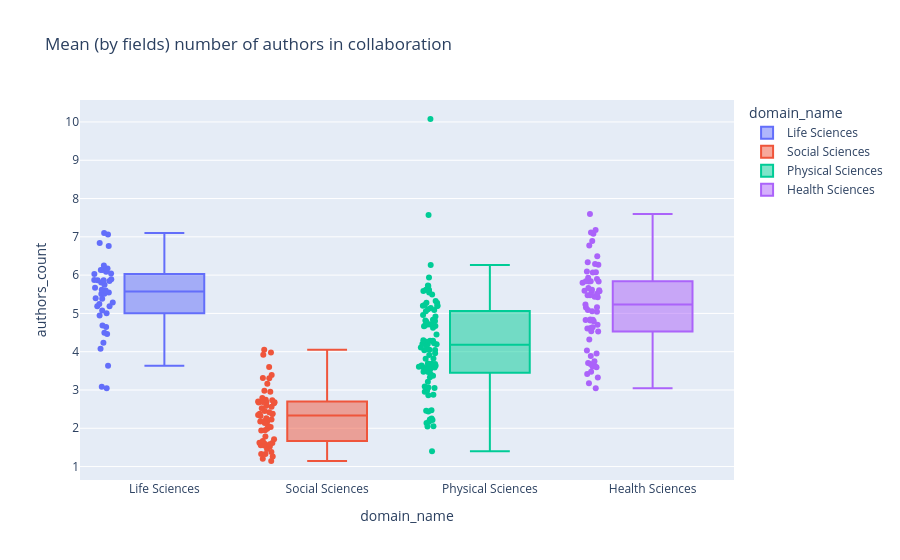

The notebook cell this image was saved under:
### Code cell
px.box(
    (
        df_count_authors_subfields.sort_values("authors_count")
        .groupby(["subfield_id", "subfield_name", "field_name", "domain_name"], as_index=False)
        .authors_count
        .mean()
    ),
    points="all",
    x="domain_name",
    y="authors_count",
    color="domain_name",
    hover_data=["subfield_id", "subfield_name", "field_name", "domain_name"],
    title="Mean (by fields) number of authors in collaboration"
)

### Figure 1 — Plotly figure (JSON) as saved in the notebook; plotly's stock layout.template omitted (floating-point values rounded to 4 significant figures; data arrays with more than 128 entries replaced by an {"elided": "..."} marker saying what was removed)
{"data": [{"alignmentgroup": "True", "boxpoints": "all", "customdata": [[1100, "General Agricultural and Biological Sciences", "Agricultural and Biological Sciences"], [1102, "Agronomy and Crop Science", "Agricultural and Biological Sciences"], [1103, "Animal Science and Zoology", "Agricultural and Biological Sciences"], [1104, "Aquatic Science", "Agricultural and Biological Sciences"], [1105, "Ecology, Evolution, Behavior and Systematics", "Agricultural and Biological Sciences"], [1106, "Food Science", "Agricultural and Biological Sciences"], [1107, "Forestry", "Agricultural and Biological Sciences"], [1108, "Horticulture", "Agricultural and Biological Sciences"], [1109, "Insect Science", "Agricultural and Biological Sciences"], [1110, "Plant Science", "Agricultural and Biological Sciences"], [1111, "Soil Science", "Agricultural and Biological Sciences"], [1302, "Aging", "Biochemistry, Genetics and Molecular Biology"], [1303, "Biochemistry", "Biochemistry, Genetics and Molecular Biology"], [1304, "Biophysics", "Biochemistry, Genetics and Molecular Biology"], [1305, "Biotechnology", "Biochemistry, Genetics and Molecular Biology"], [1306, "Cancer Research", "Biochemistry, Genetics and Molecular Biology"], [1307, "Cell Biology", "Biochemistry, Genetics and Molecular Biology"], [1308, "Clinical Biochemistry", "Biochemistry, Genetics and Molecular Biology"], [1309, "Developmental Biology", "Biochemistry, Genetics and Molecular Biology"], [1310, "Endocrinology", "Biochemistry, Genetics and Molecular Biology"], [1311, "Genetics", "Biochemistry, Genetics and Molecular Biology"], [1312, "Molecular Biology", "Biochemistry, Genetics and Molecular Biology"], [1313, "Molecular Medicine", "Biochemistry, Genetics and Molecular Biology"], [1314, "Physiology", "Biochemistry, Genetics and Molecular Biology"], [1315, "Structural Biology", "Biochemistry, Genetics and Molecular Biology"], [2402, "Applied Microbiology and Biotechnology", "Immunology and Microbiology"], [2403, "Immunology", "Immunology and Microbiology"], [2404, "Microbiology", "Immunology and Microbiology"], [2405, "Parasitology", "Immunology and Microbiology"], [2406, "Virology", "Immunology and Microbiology"], [2802, "Behavioral Neuroscience", "Neuroscience"], [2803, "Biological Psychiatry", "Neuroscience"], [2804, "Cellular and Molecular Neuroscience", "Neuroscience"], [2805, "Cognitive Neuroscience", "Neuroscience"], [2806, "Developmental Neuroscience", "Neuroscience"], [2807, "Endocrine and Autonomic Systems", "Neuroscience"], [2808, "Neurology", "Neuroscience"], [2809, "Sensory Systems", "Neuroscience"], [3002, "Drug Discovery", "Pharmacology, Toxicology and Pharmaceutics"], [3003, "Pharmaceutical Science", "Pharmacology, Toxicology and Pharmaceutics"], [3004, "Pharmacology", "Pharmacology, Toxicology and Pharmaceutics"], [3005, "Toxicology", "Pharmacology, Toxicology and Pharmaceutics"]], "hovertemplate": "domain_name=%{x}<br>authors_count=%{y}<br>subfield_id=%{customdata[0]}<br>subfield_name=%{customdata[1]}<br>field_name=%{customdata[2]}<extra></extra>", "legendgroup": "Life Sciences", "marker": {"color": "#636efa"}, "name": "Life Sciences", "notched": false, "offsetgroup": "Life Sciences", "orientation": "v", "showlegend": true, "x": ["Life Sciences", "Life Sciences", "Life Sciences", "Life Sciences", "Life Sciences", "Life Sciences", "Life Sciences", "Life Sciences", "Life Sciences", "Life Sciences", "Life Sciences", "Life Sciences", "Life Sciences", "Life Sciences", "Life Sciences", "Life Sciences", "Life Sciences", "Life Sciences", "Life Sciences", "Life Sciences", "Life Sciences", "Life Sciences", "Life Sciences", "Life Sciences", "Life Sciences", "Life Sciences", "Life Sciences", "Life Sciences", "Life Sciences", "Life Sciences", "Life Sciences", "Life Sciences", "Life Sciences", "Life Sciences", "Life Sciences", "Life Sciences", "Life Sciences", "Life Sciences", "Life Sciences", "Life Sciences", "Life Sciences", "Life Sciences"], "x0": " ", "xaxis": "x", "y": [3.044, 5.007, 5.509, 4.643, 4.076, 4.497, 3.636, 5.074, 4.944, 5.187, 4.684, 5.548, 6.136, 5.384, 5.512, 7.103, 5.868, 5.892, 4.233, 5.808, 5.863, 6.249, 6.17, 5.872, 5.246, 5.619, 7.058, 6.04, 6.026, 6.758, 5.751, 6.838, 6.133, 4.463, 6.085, 5.672, 5.845, 5.598, 3.086, 5.187, 5.395, 5.283], "y0": " ", "yaxis": "y", "type": "box"}, {"alignmentgroup": "True", "boxpoints": "all", "customdata": {"elided": "58x3 mixed values"}, "hovertemplate": "domain_name=%{x}<br>authors_count=%{y}<br>subfield_id=%{customdata[0]}<br>subfield_name=%{customdata[1]}<br>field_name=%{customdata[2]}<extra></extra>", "legendgroup": "Social Sciences", "marker": {"color": "#EF553B"}, "name": "Social Sciences", "notched": false, "offsetgroup": "Social Sciences", "orientation": "v", "showlegend": true, "x": ["Social Sciences", "Social Sciences", "Social Sciences", "Social Sciences", "Social Sciences", "Social Sciences", "Social Sciences", "Social Sciences", "Social Sciences", "Social Sciences", "Social Sciences", "Social Sciences", "Social Sciences", "Social Sciences", "Social Sciences", "Social Sciences", "Social Sciences", "Social Sciences", "Social Sciences", "Social Sciences", "Social Sciences", "Social Sciences", "Social Sciences", "Social Sciences", "Social Sciences", "Social Sciences", "Social Sciences", "Social Sciences", "Social Sciences", "Social Sciences", "Social Sciences", "Social Sciences", "Social Sciences", "Social Sciences", "Social Sciences", "Social Sciences", "Social Sciences", "Social Sciences", "Social Sciences", "Social Sciences", "Social Sciences", "Social Sciences", "Social Sciences", "Social Sciences", "Social Sciences", "Social Sciences", "Social Sciences", "Social Sciences", "Social Sciences", "Social Sciences", "Social Sciences", "Social Sciences", "Social Sciences", "Social Sciences", "Social Sciences", "Social Sciences", "Social Sciences", "Social Sciences"], "x0": " ", "xaxis": "x", "y": [1.145, 1.328, 1.714, 2.322, 1.204, 2.381, 1.265, 1.604, 1.615, 1.524, 1.557, 1.33, 1.457, 2.454, 2.348, 2.697, 2.704, 2.672, 2.73, 2.525, 2.375, 1.377, 2.685, 2.979, 2.79, 3.316, 2.141, 2.678, 2.42, 1.582, 3.982, 3.919, 2.957, 3.598, 3.304, 3.16, 1.942, 2.38, 2.036, 2.561, 2.232, 4.051, 2.653, 1.988, 2.058, 1.624, 2.677, 2.261, 3.392, 1.548, 2.19, 1.787, 2.745, 2.588, 2.175, 1.665, 2.183, 1.951], "y0": " ", "yaxis": "y", "type": "box"}, {"alignmentgroup": "True", "boxpoints": "all", "customdata": {"elided": "89x3 mixed values"}, "hovertemplate": "domain_name=%{x}<br>authors_count=%{y}<br>subfield_id=%{customdata[0]}<br>subfield_name=%{customdata[1]}<br>field_name=%{customdata[2]}<extra></extra>", "legendgroup": "Physical Sciences", "marker": {"color": "#00cc96"}, "name": "Physical Sciences", "notched": false, "offsetgroup": "Physical Sciences", "orientation": "v", "showlegend": true, "x": ["Physical Sciences", "Physical Sciences", "Physical Sciences", "Physical Sciences", "Physical Sciences", "Physical Sciences", "Physical Sciences", "Physical Sciences", "Physical Sciences", "Physical Sciences", "Physical Sciences", "Physical Sciences", "Physical Sciences", "Physical Sciences", "Physical Sciences", "Physical Sciences", "Physical Sciences", "Physical Sciences", "Physical Sciences", "Physical Sciences", "Physical Sciences", "Physical Sciences", "Physical Sciences", "Physical Sciences", "Physical Sciences", "Physical Sciences", "Physical Sciences", "Physical Sciences", "Physical Sciences", "Physical Sciences", "Physical Sciences", "Physical Sciences", "Physical Sciences", "Physical Sciences", "Physical Sciences", "Physical Sciences", "Physical Sciences", "Physical Sciences", "Physical Sciences", "Physical Sciences", "Physical Sciences", "Physical Sciences", "Physical Sciences", "Physical Sciences", "Physical Sciences", "Physical Sciences", "Physical Sciences", "Physical Sciences", "Physical Sciences", "Physical Sciences", "Physical Sciences", "Physical Sciences", "Physical Sciences", "Physical Sciences", "Physical Sciences", "Physical Sciences", "Physical Sciences", "Physical Sciences", "Physical Sciences", "Physical Sciences", "Physical Sciences", "Physical Sciences", "Physical Sciences", "Physical Sciences", "Physical Sciences", "Physical Sciences", "Physical Sciences", "Physical Sciences", "Physical Sciences", "Physical Sciences", "Physical Sciences", "Physical Sciences", "Physical Sciences", "Physical Sciences", "Physical Sciences", "Physical Sciences", "Physical Sciences", "Physical Sciences", "Physical Sciences", "Physical Sciences", "Physical Sciences", "Physical Sciences", "Physical Sciences", "Physical Sciences", "Physical Sciences", "Physical Sciences", "Physical Sciences", "Physical Sciences", "Physical Sciences"], "x0": " ", "xaxis": "x", "y": [4.711, 5.623, 2.878, 4.284, 4.222, 5.588, 4.674, 4.801, 5.608, 5.089, 5.937, 5.216, 3.59, 3.334, 2.469, 3.474, 3.066, 3.912, 3.823, 3.469, 2.988, 3.605, 3.37, 4.717, 4.035, 4.78, 3.594, 4.818, 4.183, 4.065, 2.218, 2.226, 3.959, 3.089, 4.302, 5.62, 3.531, 4.112, 4.049, 5.2, 3.818, 3.676, 3.582, 4.956, 3.402, 4.452, 4.195, 4.046, 3.684, 3.593, 3.69, 2.14, 4.625, 4.836, 7.568, 4.203, 4.289, 5.27, 3.054, 4.195, 5.199, 4.258, 4.664, 3.632, 5.492, 5.321, 5.716, 5.547, 4.92, 5.053, 5.142, 2.053, 2.455, 3.218, 2.253, 2.173, 2.049, 3.639, 2.436, 2.861, 1.401, 5.195, 5.728, 5.278, 5.106, 10.08, 4.683, 6.261, 2.955], "y0": " ", "yaxis": "y", "type": "box"}, {"alignmentgroup": "True", "boxpoints": "all", "customdata": {"elided": "63x3 mixed values"}, "hovertemplate": "domain_name=%{x}<br>authors_count=%{y}<br>subfield_id=%{customdata[0]}<br>subfield_name=%{customdata[1]}<br>field_name=%{customdata[2]}<extra></extra>", "legendgroup": "Health Sciences", "marker": {"color": "#ab63fa"}, "name": "Health Sciences", "notched": false, "offsetgroup": "Health Sciences", "orientation": "v", "showlegend": true, "x": ["Health Sciences", "Health Sciences", "Health Sciences", "Health Sciences", "Health Sciences", "Health Sciences", "Health Sciences", "Health Sciences", "Health Sciences", "Health Sciences", "Health Sciences", "Health Sciences", "Health Sciences", "Health Sciences", "Health Sciences", "Health Sciences", "Health Sciences", "Health Sciences", "Health Sciences", "Health Sciences", "Health Sciences", "Health Sciences", "Health Sciences", "Health Sciences", "Health Sciences", "Health Sciences", "Health Sciences", "Health Sciences", "Health Sciences", "Health Sciences", "Health Sciences", "Health Sciences", "Health Sciences", "Health Sciences", "Health Sciences", "Health Sciences", "Health Sciences", "Health Sciences", "Health Sciences", "Health Sciences", "Health Sciences", "Health Sciences", "Health Sciences", "Health Sciences", "Health Sciences", "Health Sciences", "Health Sciences", "Health Sciences", "Health Sciences", "Health Sciences", "Health Sciences", "Health Sciences", "Health Sciences", "Health Sciences", "Health Sciences", "Health Sciences", "Health Sciences", "Health Sciences", "Health Sciences", "Health Sciences", "Health Sciences", "Health Sciences", "Health Sciences"], "x0": " ", "xaxis": "x", "y": [3.613, 4.831, 5.474, 6.338, 5.801, 4.841, 5.161, 5.477, 5.565, 6.097, 4.798, 5.608, 7.175, 5.838, 3.593, 7.594, 7.083, 5.838, 5.929, 7.114, 5.087, 6.074, 6.293, 5.834, 6.891, 5.435, 4.833, 6.068, 6.27, 4.608, 5.59, 5.899, 5.621, 5.046, 6.49, 5.58, 5.511, 5.421, 5.831, 5.663, 6.771, 5.156, 3.177, 3.047, 5.235, 3.956, 4.525, 4.815, 4.318, 4.622, 4.701, 5.057, 3.677, 4.639, 4.532, 3.708, 3.419, 3.324, 3.627, 3.752, 3.478, 3.885, 4.031], "y0": " ", "yaxis": "y", "type": "box"}], "layout": {"xaxis": {"anchor": "y", "domain": [0.0, 1.0], "title": {"text": "domain_name"}, "categoryorder": "array", "categoryarray": ["Life Sciences", "Social Sciences", "Physical Sciences", "Health Sciences"]}, "yaxis": {"anchor": "x", "domain": [0.0, 1.0], "title": {"text": "authors_count"}}, "legend": {"title": {"text": "domain_name"}, "tracegroupgap": 0}, "title": {"text": "Mean (by fields) number of authors in collaboration"}, "boxmode": "overlay"}}
